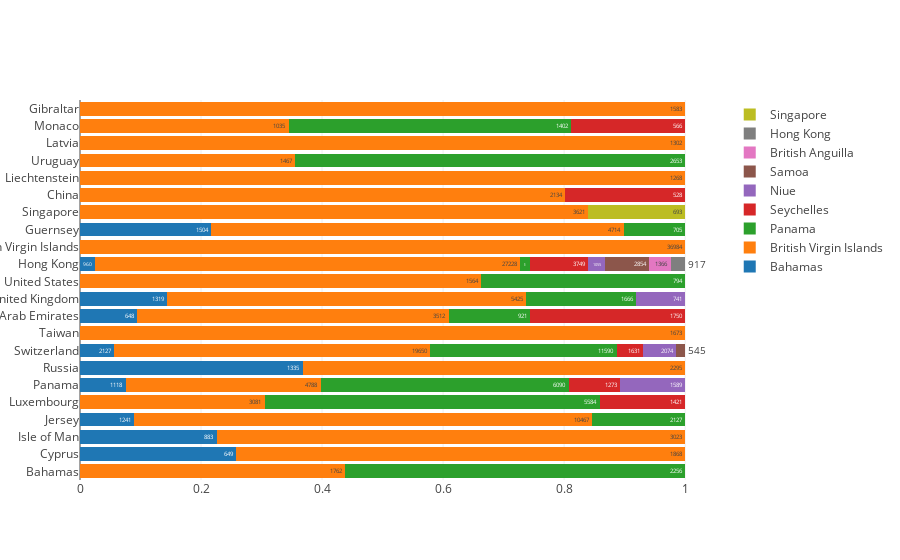

Notebook source saved alongside this figure:
### Code cell
visualizers_1.visualize_specific_count_2(countries,jurisdiction_country)

### Figure 1 — Plotly figure (JSON) as saved in the notebook; plotly's stock layout.template omitted (floating-point values rounded to 4 significant figures)
{"data": [{"name": "Bahamas", "orientation": "h", "text": [0, 649, 883, 1241, 0, 1118, 1335, 2127, 0, 648, 1319, 0, 960, 0, 1504, 0, 0, 0, 0, 0, 0, 0], "type": "bar", "x": [0, 0.2578, 0.2261, 0.0897, 0, 0.07525, 0.3678, 0.05654, 0, 0.09486, 0.1441, 0, 0.02478, 0, 0.2172, 0, 0, 0, 0, 0, 0, 0], "y": ["Bahamas", "Cyprus", "Isle of Man", "Jersey", "Luxembourg", "Panama", "Russia", "Switzerland", "Taiwan", "United Arab Emirates", "United Kingdom", "United States", "Hong Kong", "British Virgin Islands", "Guernsey", "Singapore", "China", "Liechtenstein", "Uruguay", "Latvia", "Monaco", "Gibraltar"]}, {"name": "British Virgin Islands", "orientation": "h", "text": [1762, 1868, 3023, 10467, 3081, 4788, 2295, 19650, 1673, 3512, 5425, 1564, 27228, 36984, 4714, 3621, 2134, 1268, 1467, 1302, 1035, 1583], "type": "bar", "x": [0.4385, 0.7422, 0.7739, 0.7566, 0.3055, 0.3223, 0.6322, 0.5224, 1, 0.5141, 0.5928, 0.6633, 0.7029, 1, 0.6809, 0.8394, 0.8017, 1, 0.3561, 1, 0.3447, 1], "y": ["Bahamas", "Cyprus", "Isle of Man", "Jersey", "Luxembourg", "Panama", "Russia", "Switzerland", "Taiwan", "United Arab Emirates", "United Kingdom", "United States", "Hong Kong", "British Virgin Islands", "Guernsey", "Singapore", "China", "Liechtenstein", "Uruguay", "Latvia", "Monaco", "Gibraltar"]}, {"name": "Panama", "orientation": "h", "text": [2256, 0, 0, 2127, 5584, 6090, 0, 11590, 0, 921, 1666, 794, 609, 0, 705, 0, 0, 0, 2653, 0, 1402, 0], "type": "bar", "x": [0.5615, 0, 0, 0.1537, 0.5536, 0.4099, 0, 0.3081, 0, 0.1348, 0.1821, 0.3367, 0.01572, 0, 0.1018, 0, 0, 0, 0.6439, 0, 0.4669, 0], "y": ["Bahamas", "Cyprus", "Isle of Man", "Jersey", "Luxembourg", "Panama", "Russia", "Switzerland", "Taiwan", "United Arab Emirates", "United Kingdom", "United States", "Hong Kong", "British Virgin Islands", "Guernsey", "Singapore", "China", "Liechtenstein", "Uruguay", "Latvia", "Monaco", "Gibraltar"]}, {"name": "Seychelles", "orientation": "h", "text": [0, 0, 0, 0, 1421, 1273, 0, 1631, 0, 1750, 0, 0, 3749, 0, 0, 0, 528, 0, 0, 0, 566, 0], "type": "bar", "x": [0, 0, 0, 0, 0.1409, 0.08568, 0, 0.04336, 0, 0.2562, 0, 0, 0.09678, 0, 0, 0, 0.1983, 0, 0, 0, 0.1885, 0], "y": ["Bahamas", "Cyprus", "Isle of Man", "Jersey", "Luxembourg", "Panama", "Russia", "Switzerland", "Taiwan", "United Arab Emirates", "United Kingdom", "United States", "Hong Kong", "British Virgin Islands", "Guernsey", "Singapore", "China", "Liechtenstein", "Uruguay", "Latvia", "Monaco", "Gibraltar"]}, {"name": "Niue", "orientation": "h", "text": [0, 0, 0, 0, 0, 1589, 0, 2074, 0, 0, 741, 0, 1055, 0, 0, 0, 0, 0, 0, 0, 0, 0], "type": "bar", "x": [0, 0, 0, 0, 0, 0.1069, 0, 0.05513, 0, 0, 0.08097, 0, 0.02723, 0, 0, 0, 0, 0, 0, 0, 0, 0], "y": ["Bahamas", "Cyprus", "Isle of Man", "Jersey", "Luxembourg", "Panama", "Russia", "Switzerland", "Taiwan", "United Arab Emirates", "United Kingdom", "United States", "Hong Kong", "British Virgin Islands", "Guernsey", "Singapore", "China", "Liechtenstein", "Uruguay", "Latvia", "Monaco", "Gibraltar"]}, {"name": "Samoa", "orientation": "h", "text": [0, 0, 0, 0, 0, 0, 0, 545, 0, 0, 0, 0, 2854, 0, 0, 0, 0, 0, 0, 0, 0, 0], "type": "bar", "x": [0, 0, 0, 0, 0, 0, 0, 0.01449, 0, 0, 0, 0, 0.07367, 0, 0, 0, 0, 0, 0, 0, 0, 0], "y": ["Bahamas", "Cyprus", "Isle of Man", "Jersey", "Luxembourg", "Panama", "Russia", "Switzerland", "Taiwan", "United Arab Emirates", "United Kingdom", "United States", "Hong Kong", "British Virgin Islands", "Guernsey", "Singapore", "China", "Liechtenstein", "Uruguay", "Latvia", "Monaco", "Gibraltar"]}, {"name": "British Anguilla", "orientation": "h", "text": [0, 0, 0, 0, 0, 0, 0, 0, 0, 0, 0, 0, 1366, 0, 0, 0, 0, 0, 0, 0, 0, 0], "type": "bar", "x": [0, 0, 0, 0, 0, 0, 0, 0, 0, 0, 0, 0, 0.03526, 0, 0, 0, 0, 0, 0, 0, 0, 0], "y": ["Bahamas", "Cyprus", "Isle of Man", "Jersey", "Luxembourg", "Panama", "Russia", "Switzerland", "Taiwan", "United Arab Emirates", "United Kingdom", "United States", "Hong Kong", "British Virgin Islands", "Guernsey", "Singapore", "China", "Liechtenstein", "Uruguay", "Latvia", "Monaco", "Gibraltar"]}, {"name": "Hong Kong", "orientation": "h", "text": [0, 0, 0, 0, 0, 0, 0, 0, 0, 0, 0, 0, 917, 0, 0, 0, 0, 0, 0, 0, 0, 0], "type": "bar", "x": [0, 0, 0, 0, 0, 0, 0, 0, 0, 0, 0, 0, 0.02367, 0, 0, 0, 0, 0, 0, 0, 0, 0], "y": ["Bahamas", "Cyprus", "Isle of Man", "Jersey", "Luxembourg", "Panama", "Russia", "Switzerland", "Taiwan", "United Arab Emirates", "United Kingdom", "United States", "Hong Kong", "British Virgin Islands", "Guernsey", "Singapore", "China", "Liechtenstein", "Uruguay", "Latvia", "Monaco", "Gibraltar"]}, {"name": "Singapore", "orientation": "h", "text": [0, 0, 0, 0, 0, 0, 0, 0, 0, 0, 0, 0, 0, 0, 0, 693, 0, 0, 0, 0, 0, 0], "type": "bar", "x": [0, 0, 0, 0, 0, 0, 0, 0, 0, 0, 0, 0, 0, 0, 0, 0.1606, 0, 0, 0, 0, 0, 0], "y": ["Bahamas", "Cyprus", "Isle of Man", "Jersey", "Luxembourg", "Panama", "Russia", "Switzerland", "Taiwan", "United Arab Emirates", "United Kingdom", "United States", "Hong Kong", "British Virgin Islands", "Guernsey", "Singapore", "China", "Liechtenstein", "Uruguay", "Latvia", "Monaco", "Gibraltar"]}], "layout": {"barmode": "stack", "hovermode": "closest"}}
